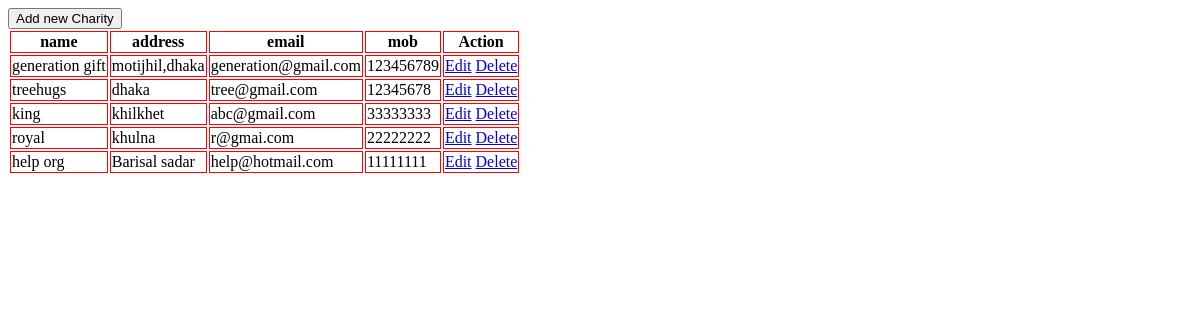
/all-charity, run on an earlier commit of the app's database.
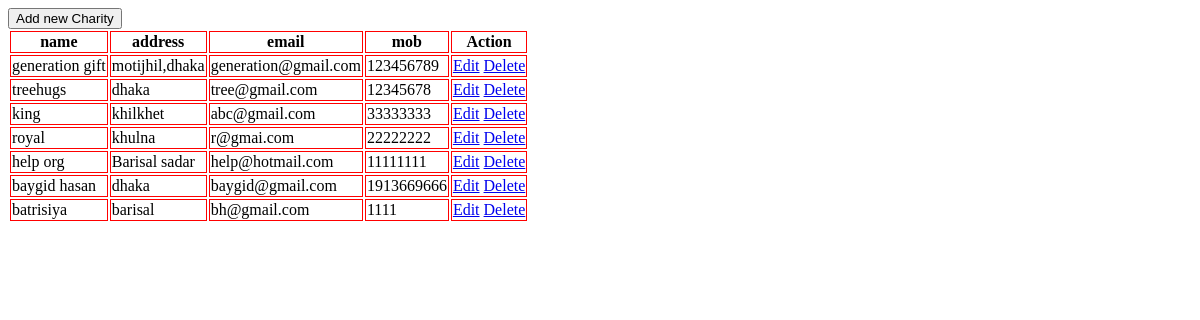
And on a later commit of the database.
### charity/models.py (models this page shows)
class Charity(models.Model):
    name=models.CharField(max_length=50)
    address=models.CharField(max_length=100)
    email=models.EmailField(max_length=30)
    mob=models.IntegerField(max_length=15)
    class Meta:
        db_table="charitys"

### charity/views.py (the view)
# urls.py: path('all-charity',views.show),
def show(request):
    charitys=Charity.objects.all()
    return render(request,"show.html",{'charitys':charitys})

### charity/templates/show.html (shortened to what this page needs)
<!DOCTYPE html>
<html lang="en">
<head>
</head>
<body>
<a href="/create">
<button>Add new Charity</button>
    </a>
<br>
<table>
    <thead>
    <tr>
        <th style="border:1px solid red">name</th>
         <th style="border:1px solid red">address</th>
         <th style="border:1px solid red">email</th>
         <th style="border:1px solid red">mob</th>
         <th style="border:1px solid red">Action</th>
    </tr>
    </thead>
    <tbody>
    {%for charity in charitys%}
    <tr>
        <td style="border:1px solid red">{{charity.name}}</td>
         <td style="border:1px solid red">{{charity.address}}</td>
         <td style="border:1px solid red">{{charity.email}}</td>
         <td style="border:1px solid red">{{charity.mob}}</td>
         <td style="border:1px solid red">
             <a href="/edit/{{charity.id}}">Edit</a>
             <a href="/delete/{{charity.id}}">Delete</a>
         </td>
    </tr>
    {%endfor%}
    </tbody>
</table>
</body>
</html>

### charity/templates/show.html (style rules this page uses)
body { background-image: url('https://images.unsplash.com/photo-1520013817300-1f4c1cb245ef?ixlib=rb-4.0.3&ixid=MnwxMjA3fDB8MHxwaG90by1wYWdlfHx8fGVufDB8fHx8&auto=format&fit=crop&w=1513&q=80'); }

What changed in the data, as far as the page shows it:
added Charity: name "baygid hasan", address "dhaka", email "baygid@gmail.com", mob "1913669666"
added Charity: name "batrisiya", address "barisal", email "bh@gmail.com", mob "1111"
